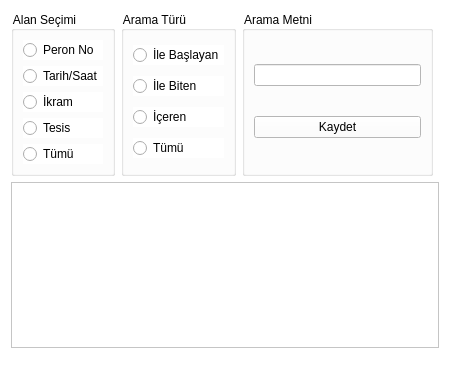
<?xml version="1.0" encoding="UTF-8"?>
<ui version="4.0">
 <class>SeyahatBilgisiListeFormu</class>
 <widget class="QWidget" name="SeyahatBilgisiListeFormu">
  <property name="geometry">
   <rect>
    <x>0</x>
    <y>0</y>
    <width>450</width>
    <height>373</height>
   </rect>
  </property>
  <property name="windowTitle">
   <string>Seyahat Listesi</string>
  </property>
  <property name="windowIcon">
   <iconset resource="../../Kaynaklar.qrc">
    <normaloff>:/Resimler/Resimler/seyahat.png</normaloff>:/Resimler/Resimler/seyahat.png</iconset>
  </property>
  <property name="styleSheet">
   <string notr="true">background-color: rgb(255, 255, 255);</string>
  </property>
  <layout class="QGridLayout" name="gridLayout">
   <item row="0" column="1">
    <widget class="QGroupBox" name="grpAramaTuru">
     <property name="title">
      <string>Arama Türü</string>
     </property>
     <layout class="QVBoxLayout" name="verticalLayout">
      <item>
       <widget class="QRadioButton" name="rbIleBaslayan">
        <property name="text">
         <string>İle Başlayan</string>
        </property>
       </widget>
      </item>
      <item>
       <widget class="QRadioButton" name="rbIleBiten">
        <property name="text">
         <string>İle Biten</string>
        </property>
       </widget>
      </item>
      <item>
       <widget class="QRadioButton" name="rbIceren">
        <property name="text">
         <string>İçeren</string>
        </property>
       </widget>
      </item>
      <item>
       <widget class="QRadioButton" name="rbTumu_2">
        <property name="text">
         <string>Tümü</string>
        </property>
       </widget>
      </item>
     </layout>
    </widget>
   </item>
   <item row="2" column="1">
    <spacer name="verticalSpacer">
     <property name="orientation">
      <enum>Qt::Vertical</enum>
     </property>
     <property name="sizeHint" stdset="0">
      <size>
       <width>20</width>
       <height>40</height>
      </size>
     </property>
    </spacer>
   </item>
   <item row="0" column="0">
    <widget class="QGroupBox" name="grpAlanSecimi">
     <property name="title">
      <string>Alan Seçimi</string>
     </property>
     <layout class="QVBoxLayout" name="verticalLayout_2">
      <item>
       <widget class="QRadioButton" name="rbPeronNo">
        <property name="text">
         <string>Peron No</string>
        </property>
       </widget>
      </item>
      <item>
       <widget class="QRadioButton" name="rbTarihSaat">
        <property name="text">
         <string>Tarih/Saat</string>
        </property>
       </widget>
      </item>
      <item>
       <widget class="QRadioButton" name="rbIkram">
        <property name="text">
         <string>İkram</string>
        </property>
       </widget>
      </item>
      <item>
       <widget class="QRadioButton" name="rbTesis">
        <property name="text">
         <string>Tesis</string>
        </property>
       </widget>
      </item>
      <item>
       <widget class="QRadioButton" name="rbTumu">
        <property name="text">
         <string>Tümü</string>
        </property>
       </widget>
      </item>
     </layout>
    </widget>
   </item>
   <item row="1" column="0" colspan="4">
    <widget class="QTableWidget" name="tblSeyahatBlgisiListesi"/>
   </item>
   <item row="0" column="2">
    <widget class="QGroupBox" name="grpAramaMetni">
     <property name="title">
      <string>Arama Metni</string>
     </property>
     <layout class="QVBoxLayout" name="verticalLayout_3">
      <item>
       <widget class="QLineEdit" name="leAramaMetni"/>
      </item>
      <item>
       <widget class="QPushButton" name="pbKaydet">
        <property name="text">
         <string>Kaydet</string>
        </property>
        <property name="icon">
         <iconset resource="../../Kaynaklar.qrc">
          <normaloff>:/Resimler/Resimler/buyutec.png</normaloff>:/Resimler/Resimler/buyutec.png</iconset>
        </property>
       </widget>
      </item>
     </layout>
    </widget>
   </item>
  </layout>
 </widget>
 <tabstops>
  <tabstop>rbPeronNo</tabstop>
  <tabstop>rbIkram</tabstop>
  <tabstop>rbTesis</tabstop>
  <tabstop>rbIceren</tabstop>
  <tabstop>rbTumu_2</tabstop>
  <tabstop>pbKaydet</tabstop>
  <tabstop>tblSeyahatBlgisiListesi</tabstop>
 </tabstops>
 <resources>
  <include location="../../Kaynaklar.qrc"/>
 </resources>
 <connections/>
</ui>
